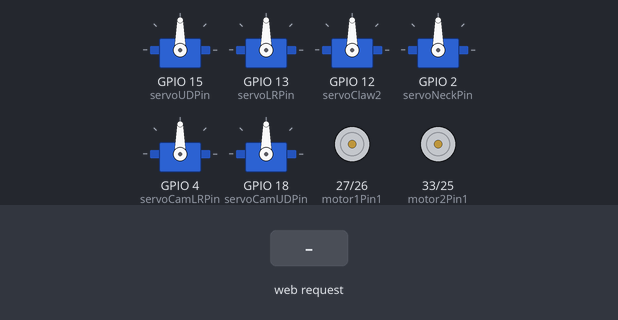
The sketch below on a simulated ESP32. Shown: 6 × servo, motor-driver pin pairs drawn as motors (green arrow = first pin HIGH = forward, orange = second pin HIGH = backward, longer = more drive, scaled by the enable pin). Inputs (shaded band) come from the test bench. WiFi joins after 1.5 s; servers stay silent unless stated; what the sketch prints to the serial monitor is not drawn.

Above: at 2.7 s.
2.8 s: HTTP request GET /forward received
4.3 s: HTTP request GET /left received
5.8 s: HTTP request GET /right received
7.3 s: HTTP request GET /reverse received
8.8 s: HTTP request GET /?value= received
At 9.8 s:
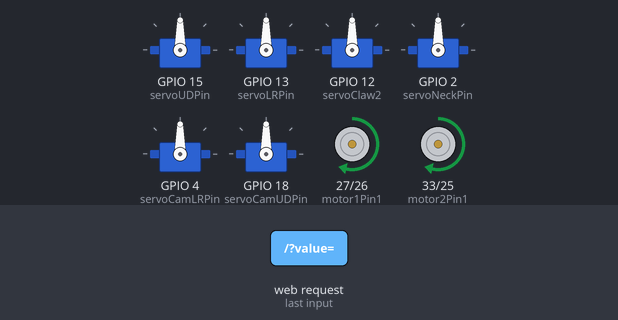
10.3 s: HTTP request GET /stop received
At 10.9 s:
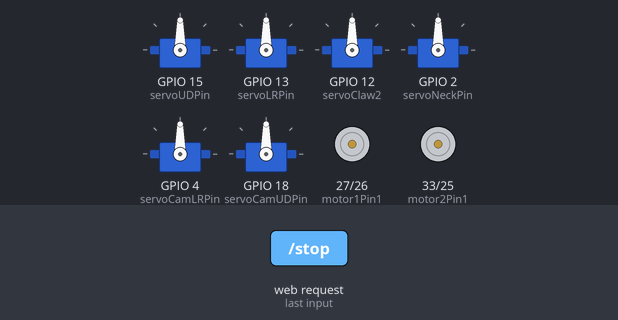
Timing chart, 0 to 12.8 s (numbered marks = the images above; inputs shaded):
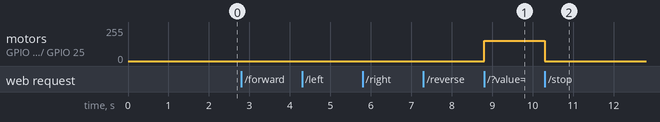

The sketch:

RobotMoveWithServo.ino
```cpp
/*Disclaimer: Code is open for using, if you using same code structure and mechanics, put my initials
The concept of code was taken https://randomnerdtutorials.com/esp32-servo-motor-web-server-arduino-ide/
*This code was modified by Abdrakhim Sanzhar
*
*
*/

//Connecting libraries
#include <WiFi.h>
#include <Servo.h>

// Input YOUR SSID and PASSWORD of WIFI
const char* ssid     = "******";
const char* password = "******";
// Adjusting server to 80 port for HTTP requests
WiFiServer server(80);
//The value that save HTTP requests
String header;
// First motor
int motor1Pin1 = 27;
int motor1Pin2 = 26;
int enable1Pin = 14;

// Second motor
int motor2Pin1 = 33;
int motor2Pin2 = 25;
int enable2Pin = 32;

// Adjusting values of PWM channel of motor
const int freq = 30000;
const int pwmChannel = 0;
const int resolution = 8;
int dutyCycle = 0;
//Initialisating Servos, if you want you can decrease or increase the counts of servos
Servo servoUD;
Servo servoLR;
Servo servoClaw1;
Servo servoNeck;
Servo servoCamLR;
Servo servoCamUD;
int servoUDPin = 15;
int servoLRPin = 13;
int servoClaw2 = 12;
int servoNeckPin = 2;
int servoCamLRPin = 4;
int servoCamUDPin = 18;

String valueUD = String(5);
String valueLR = String(5);
String valueClaw = String(5);
String valueNeck = String(5);
String valueCamLR = String(5);
String valueCamUD = String(5);
int pos1UD = 0;
int pos2UD = 0;

int pos1LR = 0;
int pos2LR = 0;

int pos1Claw = 0;
int pos2Claw = 0;

int pos1Neck = 0;
int pos2Neck = 0;

int pos1CamLR = 0;
int pos2CamLR = 0;

int pos1CamUD = 0;
int pos2CamUD = 0;

String valueString = String(5);
int pos1 = 0;
int pos2 = 0;


void setup() {
  Serial.begin(115200);

  //Attaching Servos to servo
  servoUD.attach(servoUDPin , 3);
  servoLR.attach(servoLRPin , 2);
  servoClaw1.attach(servoClaw2, 4);
  servoNeck.attach(servoNeckPin, 5);
  servoCamLR.attach(servoCamLRPin, 6);
  servoCamUD.attach(servoCamUDPin, 7);

  // Make motorPins to OUTPUT
  pinMode(motor1Pin1, OUTPUT);
  pinMode(motor1Pin2, OUTPUT);
  pinMode(motor2Pin1, OUTPUT);
  pinMode(motor2Pin2, OUTPUT);

  // Setuping PWM channel
  ledcSetup(pwmChannel, freq, resolution);

  //Attaching PWM pins of motors to our channel
  ledcAttachPin(enable1Pin, pwmChannel);
  ledcAttachPin(enable2Pin, pwmChannel);

  //Writing the value to channel it all for both motors(in default case: 0 speed)
  ledcWrite(pwmChannel, dutyCycle);


  // Connecting to WIFI
  Serial.print("Connecting to ");  //  "Қосыламыз "
  Serial.println(ssid);
  WiFi.begin(ssid, password);
  while (WiFi.status() != WL_CONNECTED) {
    delay(500);
    Serial.print(".");
  }
 //Your ESP32 local ip address
  Serial.println("");
  Serial.println("WiFi connected.");
  Serial.println("IP address: ");
  Serial.println(WiFi.localIP());
  server.begin();
}

void loop(){
  WiFiClient client = server.available();  //Check client for joining in site

  if (client) {                            // If yes

    Serial.println("New Client.");         //Writing in port about joining new Client

    String currentLine = "";


    while (client.connected() ) {           // while() client connected


      if (client.available()) {           //If client are available for work


        char c = client.read();            //Read the HTTP request from client
        Serial.write(c);

        header += c; //Write the HTTP request to our value
        if (c == '\n') {
          if (currentLine.length() == 0) {
            //Send the message that out all operation OK
            client.println("HTTP/1.1 200 OK");
            client.println("Content-type:text/html");
            client.println("Connection: close");

            client.println();

            //Checking value to presense of comands
            //P.S. what is doing if, it is check the position of given command if it has position it tell us that it was called
            if (header.indexOf("GET /forward") >= 0) {
              Serial.println("Forward");
              digitalWrite(motor1Pin1, LOW);
              digitalWrite(motor1Pin2, HIGH);
              digitalWrite(motor2Pin1, LOW);
              digitalWrite(motor2Pin2, HIGH);
            }  else if (header.indexOf("GET /left") >= 0) {
              Serial.println("Left");
              digitalWrite(motor1Pin1, LOW);
              digitalWrite(motor1Pin2, LOW);
              digitalWrite(motor2Pin1, LOW);
              digitalWrite(motor2Pin2, HIGH);
            }  else if (header.indexOf("GET /stop") >= 0) {
              Serial.println("Stop");
              digitalWrite(motor1Pin1, LOW);
              digitalWrite(motor1Pin2, LOW);
              digitalWrite(motor2Pin1, LOW);
              digitalWrite(motor2Pin2, LOW);
            } else if (header.indexOf("GET /right") >= 0) {
              Serial.println("Right");
              digitalWrite(motor1Pin1, LOW);
              digitalWrite(motor1Pin2, HIGH);
              digitalWrite(motor2Pin1, LOW);
              digitalWrite(motor2Pin2, LOW);
            } else if (header.indexOf("GET /reverse") >= 0) {
              Serial.println("Reverse");
              digitalWrite(motor1Pin1, HIGH);
              digitalWrite(motor1Pin2, LOW);
              digitalWrite(motor2Pin1, HIGH);
              digitalWrite(motor2Pin2, LOW);
            }
            // Setup HTML Page
            client.println("<!DOCTYPE HTML><html>");
            client.println("<head><meta name=\"viewport\" content=\"width=device-width, initial-scale=1\">");
            client.println("<link rel=\"icon\" href=\"data:,\">");
            //Our CSS page for style buttons and sliders, can change if you want
            client.println("<style>html { font-family: Helvetica; display: inline-block; margin: 0px auto; text-align: center;}");
            client.println(".button { -webkit-user-select: none; -moz-user-select: none; -ms-user-select: none; user-select: none; background-color: #4CAF50;");
            client.println("border: none; color: white; padding: 12px 28px; text-decoration: none; font-size: 26px; margin: 1px; cursor: pointer;}");
            client.println(".button2 {background-color: #555555;}</style>");
            client.println("<script src=\"https://ajax.googleapis.com/ajax/libs/jquery/3.3.1/jquery.min.js\"></script></head>");

            //You main part of HTML apge
            client.println("<body>");
            //Setuping buttons
            client.println("<p><button class=\"button\" onclick=\"moveForward()\">FORWARD</button></p>");
            client.println("<div style=\"clear: both;\"><p><button class=\"button\" onclick=\"moveLeft()\">LEFT </button>");
            client.println("<button class=\"button\" onclick=\"moveRight()\">RIGHT</button>");
            client.println("<button class=\"button button2\" onclick=\"stopRobot()\">STOP</button></p></div>");
            client.println("<p><button class=\"button\" onclick=\"moveReverse()\">REVERSE</button></p>");
                    //This iframe command needed, if you want in your site the other site you use this command
            //In my case i used this command for inputing in my site the CameraWebServer
            client.println("<p><center><iframe src=\"YOUR IP\" width=\"400\" height=\"300\"></iframe></cemter></p>");
            //Setuping Sliders of Servos
            //You can change the texts under sliders if you want
            client.println("<p><input type=\"range\" min=\"0\" max=\"100\" step=\"2\" class=\"slider\" id=\"motorSlider\" onchange=\"motorSpeed(this.value)\" value=\"" + valueString + "\"/></p>");
            client.println("<p>Motor Speed: <span id=\"motorSpeed\"></span></p>");
            client.println("<p><input type=\"range\" min=\"0\" max=\"90\" step=\"2\" class=\"slider\" id=\"servoUD\" onchange=\"servoUDRotation(this.value)\" valueUD=\"" + valueUD + "\"/></p>");
            client.println("<p>Up and Down servo angle degree: <span id=\"servoUDRotation\"></span></p>");
            client.println("<input type=\"range\" min=\"0\" max=\"180\" step=\"2\" class=\"slider\" id=\"servoLR\" onchange=\"servoLRRotation(this.value)\" valueLR=\"" + valueLR + "\"/>");
            client.println("<p>Left and Right servo angle degree: <span id=\"servoLRRotation\"></span></p>");
            client.println("<p><input type=\"range\" min=\"0\" max=\"120\" step=\"2\" class=\"slider\" id=\"servoClaw\" onchange=\"servoClawRotation(this.value)\" valueClaw=\"" + valueClaw + "\"/></p>");
            client.println("<p>Claw angle degree: <span id=\"servoClawRotation\"></span></p>");
            client.println("<p><input type=\"range\" min=\"0\" max=\"150\" step=\"2\" class=\"slider\" id=\"servoNeck\" onchange=\"servoNeckRotation(this.value)\" valueNeck=\"" + valueNeck + "\"/></p>");
            client.println("<p>Servo Neck angle degree: <span id=\"servoNeckRotation\"></span></p>");
            client.println("<p><input type=\"range\" min=\"0\" max=\"180\" step=\"2\" class=\"slider\" id=\"servoCamLR\" onchange=\"servoCamLRRotation(this.value)\" valueCamLR=\"" + valueCamLR + "\"/></p>");
            client.println("<p>Cam left and right angle degree: <span id=\"servoCamLRRotation\"></span></p>");
            client.println("<p><input type=\"range\" min=\"0\" max=\"180\" step=\"2\" class=\"slider\" id=\"servoCamUD\" onchange=\"servoCamUDRotation(this.value)\" valueCamUD=\"" + valueCamUD + "\"/></p>");
            client.println("<p>Cam up and down angle degree: <span id=\"servoCamUDRotation\"></span></p>");
            //Setupng functions of buttons and sliders
            /*
            To adjust Slider there is example
            client.println("var YOUR VALUE SLIDER NAME = document.getElementById(\"YOUR SLIDER ID");");
            client.println("var YOUR VALUE OF SLIDER = document.getElementById(\"YOUR TEXT ID\"); YOUR TEXT POS.innerHTML = YOUR VALUE OF SLIDER.value;"); This line not neccesary
            client.println("YOUR VALUE SLIDER NAME.oninput = function() { YOUR VALUE SLIDER NAME.value = this.value; YOUR TEXT ID.innerHTML = this.value;(not neccesary)}");
            client.println("function YOUR FUNCTION NAME( YOUR VALUE NAME) { $.get(\"/?VALUE NAME TO PROCESS=\" + YOUR VALUE NAME + \"THE END CODE(In default case was &)\"); {Connection: close};} ");

            */
            client.println("<script>$.ajaxSetup({timeout:1000});");
             client.println("function moveForward() { $.get(\"/forward\"); {Connection: close};}");
            client.println("function moveLeft() { $.get(\"/left\"); {Connection: close};}");
            client.println("function stopRobot() {$.get(\"/stop\"); {Connection: close};}");
            client.println("function moveRight() { $.get(\"/right\"); {Connection: close};}");
            client.println("function moveReverse() { $.get(\"/reverse\"); {Connection: close};}");
            client.println("var slider = document.getElementById(\"motorSlider\");");
            client.println("var motorP = document.getElementById(\"motorSpeed\"); motorP.innerHTML = slider.value;");
            client.println("slider.oninput = function() { slider.value = this.value; motorP.innerHTML = this.value; }");
            client.println("function motorSpeed(pos) { $.get(\"/?value=\" + pos + \"&\"); {Connection: close};} ");

            client.println("var servoUDSlider = document.getElementById(\"servoUD\");");
            client.println("var servoUDPos = document.getElementById(\"servoUDRotation\"); servoUDPos.innerHTML = servoUDSlider.value;");
            client.println("servoUDSlider.oninput = function() { servoUDSlider.value = this.value; servoUDPos.innerHTML = this.value;}");
            client.println("function servoUDRotation(posUD) { $.get(\"/?UD=\" + posUD + \"&\"); {Connection: close};} ");

            client.println("var servoClawSlider = document.getElementById(\"servoClaw\");");
            client.println("var servoClawPos = document.getElementById(\"servoClawRotation\"); servoClawPos.innerHTML = servoClawSlider.value;");
            client.println("servoClawSlider.oninput = function() { servoClawSlider.value = this.value; servoClawPos.innerHTML = this.value;}");
            client.println("function servoClawRotation(posClaw) { $.get(\"/?CLAW=\" + posClaw + \"&\"); {Connection: close};} ");

            client.println("var servoNeckSlider = document.getElementById(\"servoNeck\");");
            client.println("var servoNeckPos = document.getElementById(\"servoNeckRotation\"); servoNeckPos.innerHTML = servoNeckSlider.value;");
            client.println("servoNeckSlider.oninput = function() { servoNeckSlider.value = this.value; servoNeckPos.innerHTML = this.value;}");
            client.println("function servoNeckRotation(posNeck) { $.get(\"/?NECK=\" + posNeck + \"&\"); {Connection: close};} ");

            client.println("var servoCamLRSlider = document.getElementById(\"servoCamLR\");");
            client.println("var servoCamLRPos = document.getElementById(\"servoCamLRRotation\"); servoCamLRPos.innerHTML = servoCamLRSlider.value;");
            client.println("servoCamLRSlider.oninput = function() { servoCamLRSlider.value = this.value; servoCamLRPos.innerHTML = this.value;}");
            client.println("function servoCamLRRotation(posCamLR) { $.get(\"/?CAMFG=\" + posCamLR + \"&\"); {Connection: close};} ");

            client.println("var servoCamUDSlider = document.getElementById(\"servoCamUD\");");
            client.println("var servoCamUDPos = document.getElementById(\"servoCamUDRotation\"); servoCamUDPos.innerHTML = servoCamUDSlider.value;");
            client.println("servoCamUDSlider.oninput = function() { servoCamUDSlider.value = this.value; servoCamUDPos.innerHTML = this.value;}");
            client.println("function servoCamUDRotation(posCamUD) { $.get(\"/?CAMNM=\" + posCamUD + \"&\"); {Connection: close};} ");

            client.println("var servoLRSlider = document.getElementById(\"servoLR\");");
            client.println("var servoLRPos = document.getElementById(\"servoLRRotation\"); servoLRPos.innerHTML = servoLRSlider.value;");
            client.println("servoLRSlider.oninput = function() { servoLRSlider.value = this.value; servoLRPos.innerHTML = this.value; }");
            client.println("function servoLRRotation(posLR) { $.get(\"/?LR=\" + posLR + \"$\");{Connection: close};} </script>");


            client.println("</body></html>");

            //The proccesing the comands that gave the slider, the comands setup you input in your function like:/?value name=SOME VALUE &(END CODE)

             if(header.indexOf("GET /?value=")>=0) {
              pos1 = header.indexOf('=');
              pos2 = header.indexOf('&');
              valueString = header.substring(pos1+1, pos2);
              //Adjusting Motor Speed
              if (valueString == "0") {
                ledcWrite(pwmChannel, 0);
                digitalWrite(motor1Pin1, LOW);
                digitalWrite(motor1Pin2, LOW);
                digitalWrite(motor2Pin1, LOW);
                digitalWrite(motor2Pin2, LOW);
              }
              else {
                dutyCycle = map(valueString.toInt(), 2, 100, 155, 255);
                ledcWrite(pwmChannel, dutyCycle);
                Serial.println(valueString);
              }
            } else if(header.indexOf("GET /?UD=")>=0){
                pos1UD = header.indexOf('=');
                pos2UD = header.indexOf('&');
                valueUD = header.substring(pos1UD + 1, pos2UD);
                servoUD.write(valueUD.toInt());
                Serial.println(valueUD.toInt());
                delay(valueUD.toInt() * 15);
            } else if(header.indexOf("GET /?LR=")>=0){
                pos1LR = header.indexOf('=');
                pos2LR = header.indexOf('$');
                valueLR = header.substring(pos1LR + 1, pos2LR);
                servoLR.write(valueLR.toInt());
                Serial.println(valueLR.toInt());
                delay(valueLR.toInt() * 15);
            } else if(header.indexOf("GET /?CLAW=")>=0){
                pos1Claw = header.indexOf('=');
                pos2Claw = header.indexOf('&');
                valueClaw = header.substring(pos1Claw + 1, pos2Claw);
                servoClaw1.write(valueClaw.toInt());
                Serial.println(valueClaw.toInt());
                delay(valueClaw.toInt() * 15);
            } else if(header.indexOf("GET /?NECK=")>=0){
                pos1Neck = header.indexOf('=');
                pos2Neck = header.indexOf('&');
                valueNeck = header.substring(pos1Neck + 1, pos2Neck);
                servoNeck.write(valueNeck.toInt());
                Serial.println(valueNeck.toInt());
                delay(valueNeck.toInt() * 15);
            } else if(header.indexOf("GET /?CAMFG=")>=0){
                pos1CamLR = header.indexOf('=');
                pos2CamLR = header.indexOf('&');
                valueCamLR = header.substring(pos1CamLR + 1, pos2CamLR);
                servoCamLR.write(valueCamLR.toInt());
                Serial.println(valueCamLR.toInt());
                delay(valueCamLR.toInt() * 15);
            } else if(header.indexOf("GET /?CAMNM=")>=0){
                pos1CamUD = header.indexOf('=');
                pos2CamUD = header.indexOf('&');
                valueCamUD = header.substring(pos1CamUD+ 1, pos2CamUD);
                servoCamUD.write(valueCamUD.toInt());
                Serial.println(valueCamUD.toInt());
                delay(valueCamUD.toInt() * 15);
            }

            client.println();

            break;
          } else {
            currentLine = "";
          }
        } else if (c != '\r') {
          //If line is not over just adjusting HTTP request to current line
          currentLine += c;

        }
      }
    }
    // Cleant the header value
    header = "";
    //Stoping the server
    client.stop();
    Serial.println("Client disconnected.");  // "Клиент өшірулі."
    Serial.println("");
  }
}
```

Measured:
- after the input at 8.8 s, motor on GPIO 27 (motor1Pin1) / GPIO 26 (motor1Pin2), motor on GPIO 33 (motor2Pin1) / GPIO 25 (motor2Pin2): stopped → forward 152/255 at once
- after the input at 10.3 s, motor on GPIO 27 (motor1Pin1) / GPIO 26 (motor1Pin2), motor on GPIO 33 (motor2Pin1) / GPIO 25 (motor2Pin2): forward 152/255 → stopped at once
